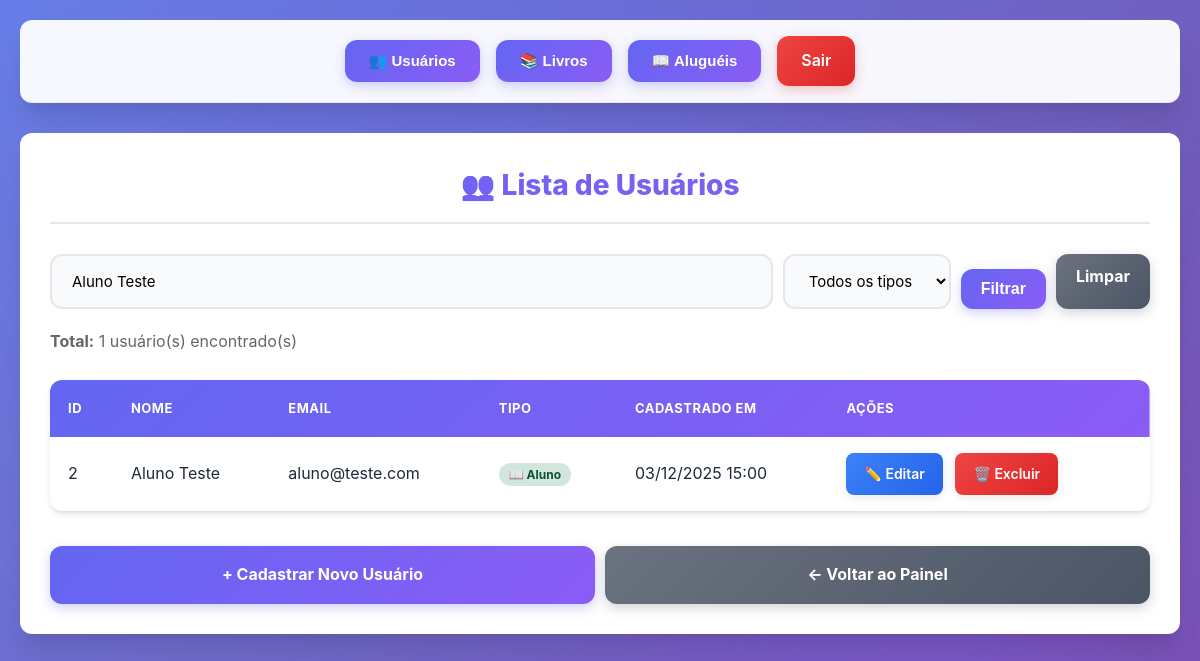
Screenshot of /usuarios/listar.php?busca=Aluno Teste (signed in) with the database file from the repository.
### tables this page shows
CREATE TABLE IF NOT EXISTS usuarios (
    id INT AUTO_INCREMENT PRIMARY KEY,
    nome VARCHAR(255) NOT NULL,
    email VARCHAR(255) NOT NULL UNIQUE,
    senha VARCHAR(255) NOT NULL,
    tipo ENUM('admin', 'aluno') NOT NULL DEFAULT 'aluno',
    created_at TIMESTAMP DEFAULT CURRENT_TIMESTAMP,
    INDEX idx_email (email),
    INDEX idx_tipo (tipo)
);

### config.php (called while the page is built, shortened)
<?php
function sanitize_input($data) {
    return htmlspecialchars(trim($data), ENT_QUOTES, 'UTF-8');
}
function format_date($date, $format = 'd/m/Y') {
    return date($format, strtotime($date));
}
?>

### usuarios/listar.php (the view, shortened to what this page needs)
<?php
require_once '../config.php';
$busca = $_GET['busca'] ?? '';
$filtro_tipo = $_GET['tipo'] ?? '';
try {
    $sql = "SELECT id, nome, email, tipo, created_at FROM usuarios WHERE 1=1";
    $params = [];
    if (!empty($busca)) {
        $sql .= " AND (nome LIKE :busca OR email LIKE :busca)";
        $params[':busca'] = "%$busca%";
    }
    $sql .= " ORDER BY id DESC";
    $stmt = $pdo->prepare($sql);
    $stmt->execute($params);
    $usuarios = $stmt->fetchAll();
} catch (PDOException $e) {
    error_log("Erro ao listar usuários: " . $e->getMessage());
    $usuarios = [];
    $mensagem = show_message("Erro ao carregar usuários.", "erro");
}
?>
<!DOCTYPE html>
<html lang="pt-br">
<head>
    <link rel="stylesheet" href="../style.css">
</head>
<body>
    <nav class="menu">
        <div class="dropdown">
            <button class="dropbtn">👥 Usuários</button>
        </div>
        <div class="dropdown">
            <button class="dropbtn">📚 Livros</button>
        </div>
<div class="dropdown">
    <button class="dropbtn">📖 Aluguéis</button>
</div>
        <a href="../logout.php" class="logout">Sair</a>
    </nav>
    <div class="lista-container">
        <h1>👥 Lista de Usuários</h1>
        <form method="GET" style="margin-bottom: 20px; display: flex; gap: 10px; flex-wrap: wrap;">
            <input type="text"
                   name="busca"
                   placeholder="🔍 Buscar por nome ou email..."
                   value="<?= sanitize_input($busca) ?>"
                   style="flex: 1; min-width: 200px;">
            <select name="tipo" style="width: auto;">
                <option value="">Todos os tipos</option>
            </select>
            <button type="submit" class="btn" style="width: auto; padding: 10px 20px;">Filtrar</button>
            <?php if ($busca || $filtro_tipo): ?>
            <a href="listar.php" class="btn-voltar" style="width: auto; padding: 10px 20px; margin: 0;">Limpar</a>
            <?php endif; ?>
        </form>
        <div style="margin-bottom: 15px; color: #666;">
            <strong>Total:</strong> <?= count($usuarios) ?> usuário(s) encontrado(s)
        </div>
        <?php if (empty($usuarios)): ?>
            <div class="info-box" style="text-align: center;">
                <strong>Nenhum usuário encontrado</strong>
                <?php if ($busca || $filtro_tipo): ?>
                <p>Tente ajustar os filtros de busca</p>
                <?php else: ?>
                <p>Comece cadastrando alguns usuários</p>
                <?php endif; ?>
            </div>
        <?php else: ?>
        <table class="tabela-usuarios">
            <thead>
                <tr>
                    <th>ID</th>
                    <th>Nome</th>
                    <th>Email</th>
                    <th>Tipo</th>
                    <th>Cadastrado em</th>
                    <th>Ações</th>
                </tr>
            </thead>
            <tbody>
                <?php foreach ($usuarios as $usuario): ?>
                <tr>
                    <td><?= $usuario['id'] ?></td>
                    <td><?= sanitize_input($usuario['nome']) ?></td>
                    <td><?= sanitize_input($usuario['email']) ?></td>
                    <td>
                        <span style="padding: 4px 10px; border-radius: 12px; font-size: 12px; font-weight: bold;
                                     <?= $usuario['tipo'] == 'admin' ? 'background: #d1e7ff; color: #084298;' : 'background: #d1e7dd; color: #0f5132;' ?>">
                            <?= $usuario['tipo'] == 'admin' ? '⭐ Admin' : '📖 Aluno' ?>
                        </span>
                    </td>
                    <td><?= format_date($usuario['created_at'], 'd/m/Y H:i') ?></td>
                    <td>
                        <a href="editar.php?id=<?= $usuario['id'] ?>" class="btn-editar">✏️ Editar</a>
                        <?php if ($usuario['id'] != $_SESSION['usuario_id']): ?>
                        <a href="excluir.php?id=<?= $usuario['id'] ?>"
                           class="btn-excluir"
                           onclick="return confirm('Deseja realmente excluir este usuário?\n\nEsta ação não pode ser desfeita!')">
                           🗑️ Excluir
                        </a>
                        <?php endif; ?>
                    </td>
                </tr>
                <?php endforeach; ?>
            </tbody>
        </table>
        <?php endif; ?>
        <div style="margin-top: 20px; display: flex; gap: 10px;">
            <a href="cadastrar.php" class="btn">+ Cadastrar Novo Usuário</a>
            <a href="../painel.php" class="btn-voltar">← Voltar ao Painel</a>
        </div>
    </div>
</body>
</html>

### rows the page displays
usuarios: id "2", nome "Aluno Teste", email "aluno@teste.com", tipo "📖 Aluno", created_at "03/12/2025 15:00"

### other values shown
count($usuarios) "1"
